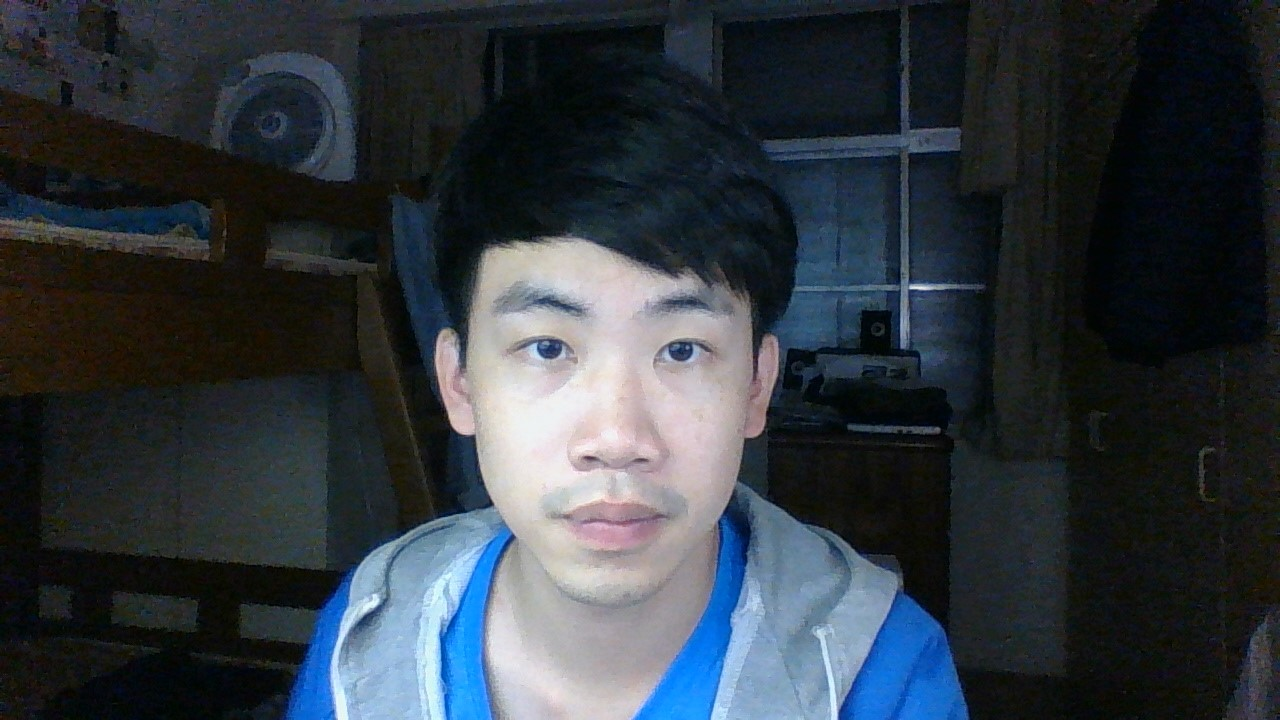
#> input picture face.jpg, 1280 x 720 px
$ python -i lib.py   (imports and definitions only)
#> lines starting #> are read from the running program, lines starting #| are printed output that depends on the picture
#> further down, picture is the input picture: shape (720, 1280, 3); mean B, G, R 63.1, 56.4, 49.2
import cv2
import numpy as np

# [6 lines not run here, left out]

def filter(image):
    canva1 = np.zeros((200, 340), np.uint8)
    canva2 = np.zeros((200, 340), np.uint8)
    canva3 = np.zeros((200, 340), np.uint8)
    """
    用來取出虹膜的範圍
    """
    gray_image = cv2.cvtColor(image, cv2.COLOR_BGR2GRAY)  # 轉成灰階
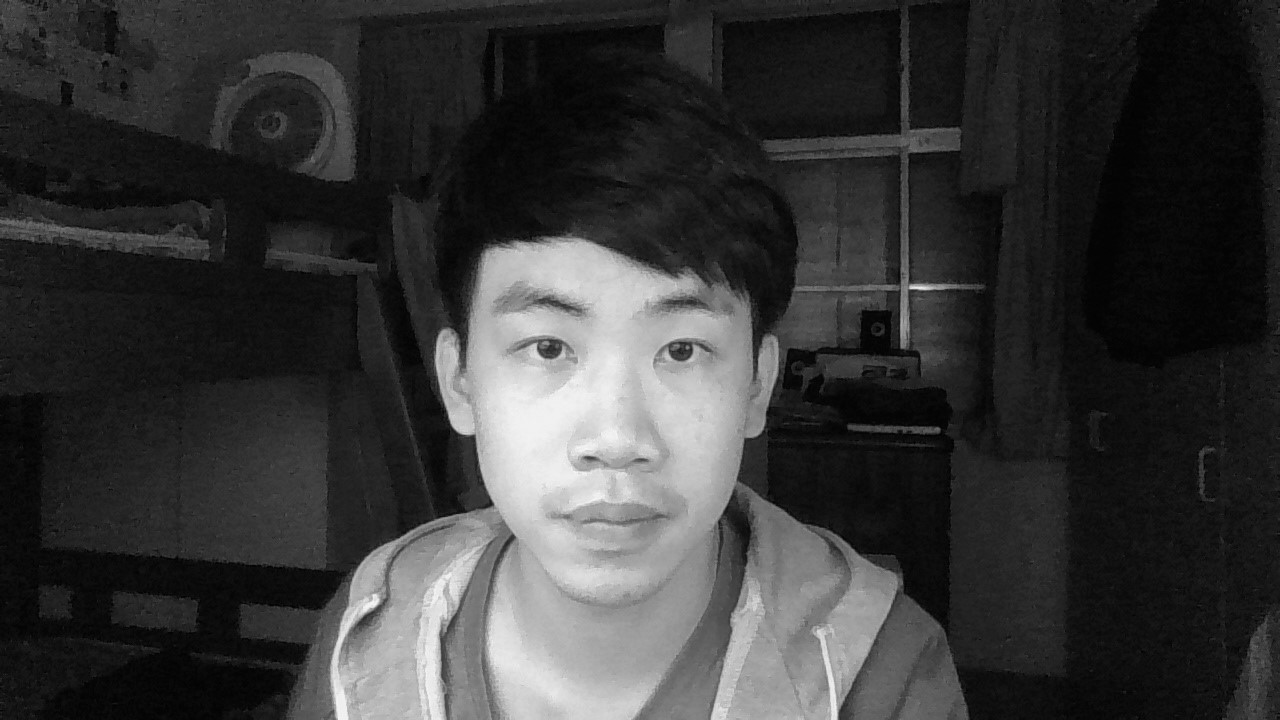
#> gray_image: shape (720, 1280); min 0, max 248, mean 55
    gray_image = cv2.GaussianBlur(gray_image, (7, 15), 0)  # 高斯模糊消除雜訊
    h, w= gray_image.shape
#> h = 720; w = 1280
#> (the run stopped early here; a loop or call above may not have finished)
